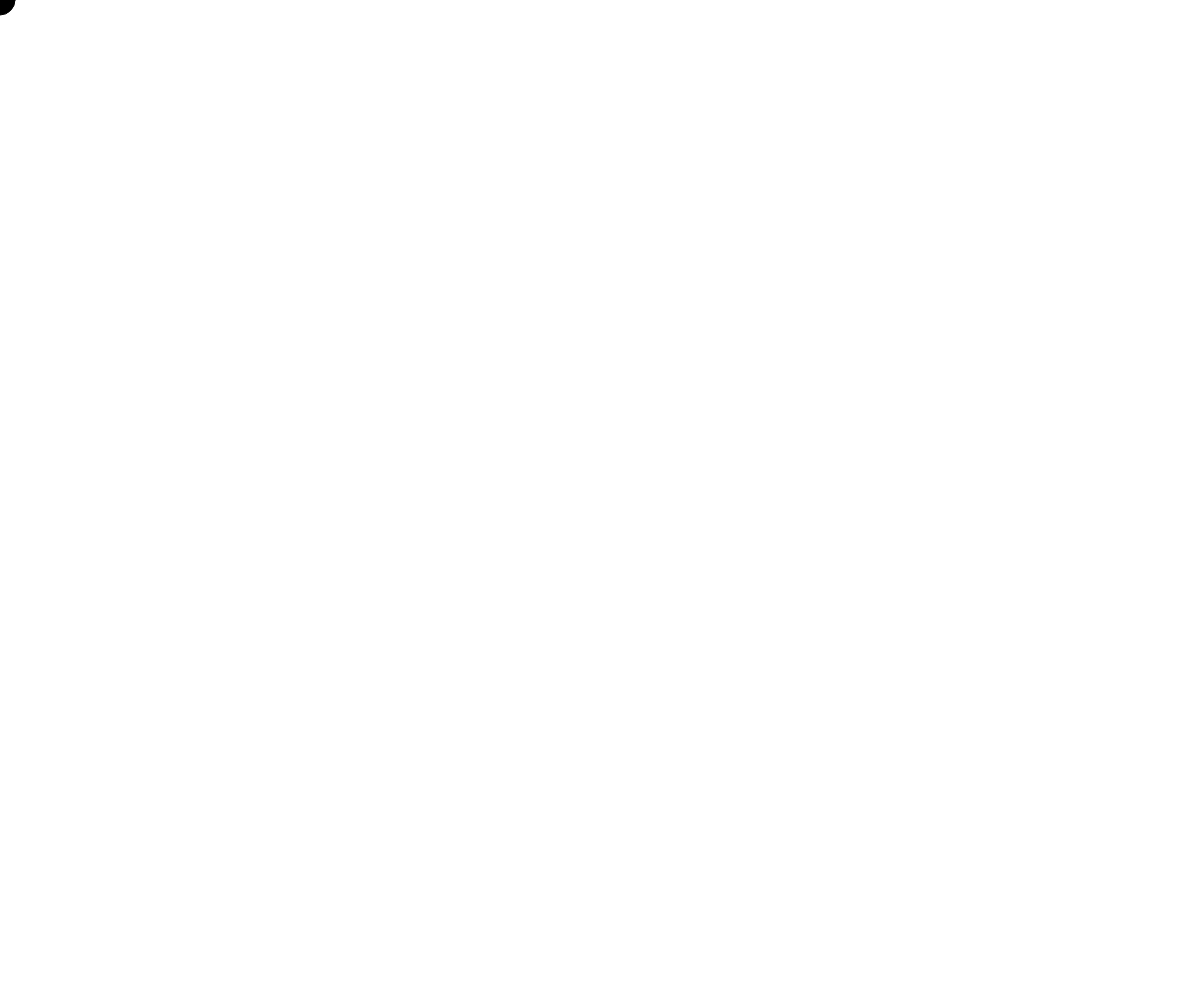
Frame 1 (no input)
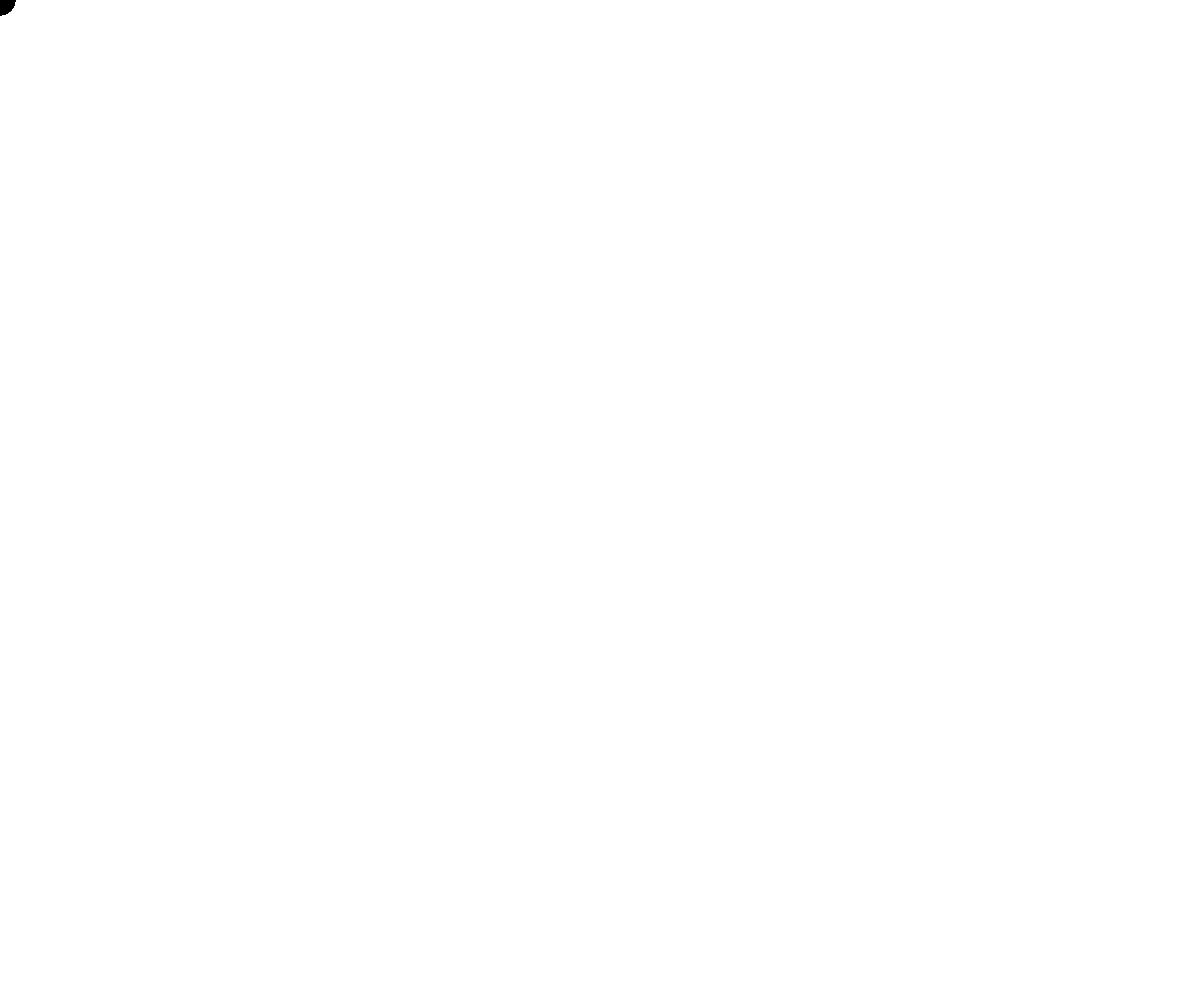
Frame 60 (no input)
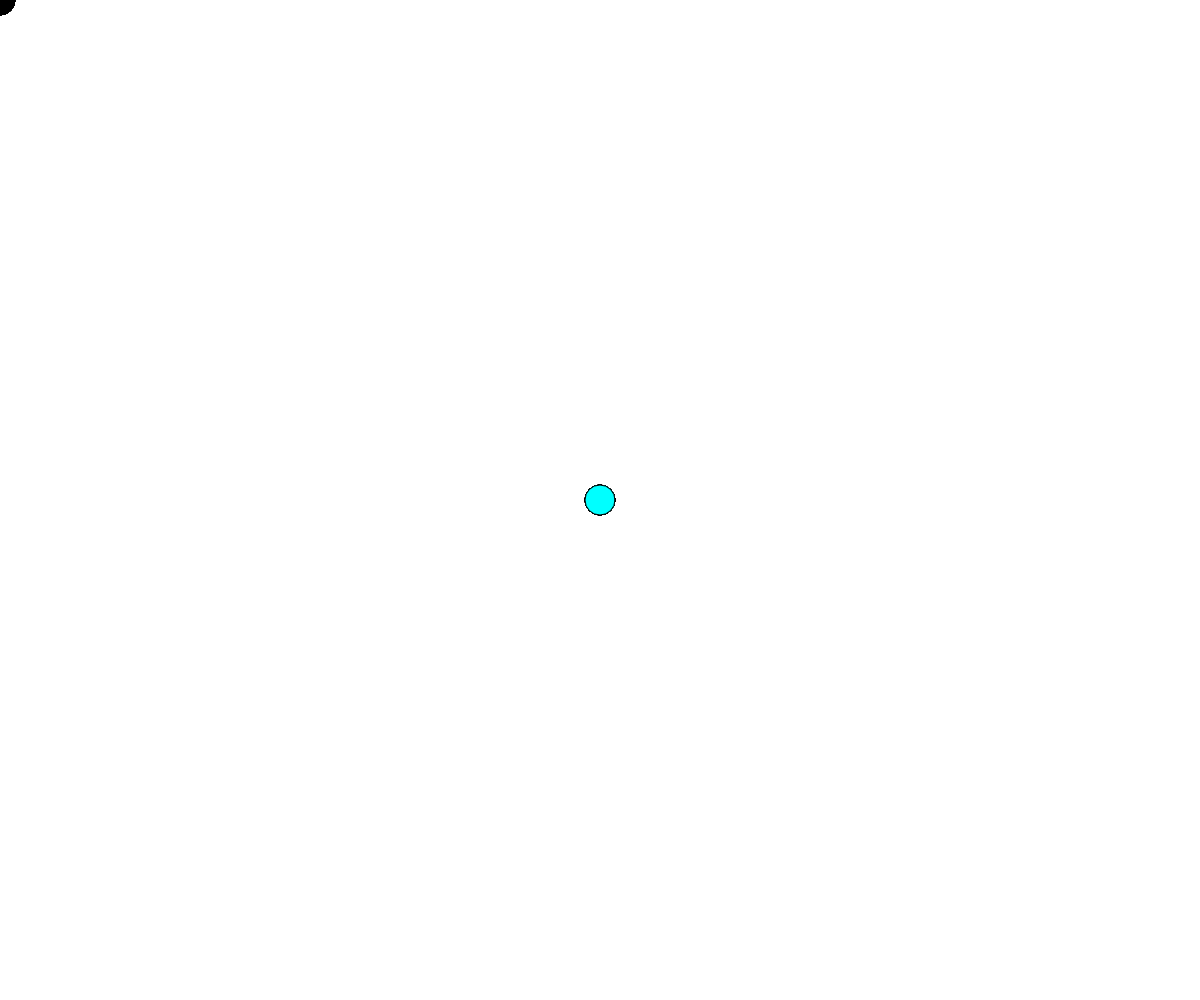
Frame 120 (the mouse pressed at the canvas centre since frame 60)

The p5.js sketch that drew these frames (run headless with seeded random() and noise() and a simulated clock; from frame 60 on, the mouse is pressed at the canvas centre):

// p5.js sketch
// ── sketch.js
// First project
// Corbin
// Sept 9, 2025
//
// Interactive Programs


function setup() { // runs once at the start
  createCanvas(windowWidth, windowHeight);
}

function draw() { //runs over and over running 60 frames per sec
  // background(220);
  fill(0,mouseX, mouseY);
  circle(mouseX, mouseY, 30);
}
